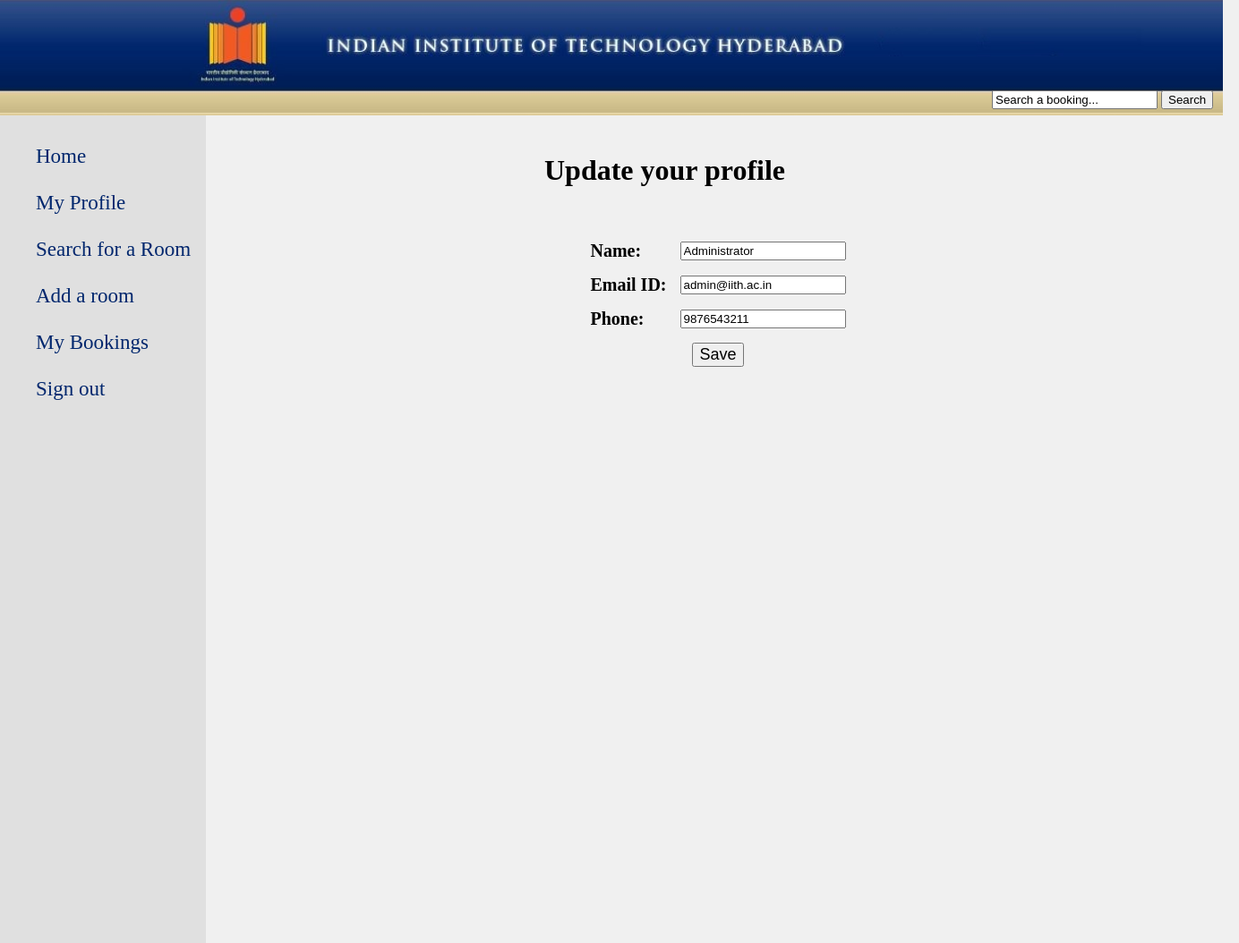
The app's page /edit_profile.php (signed in) with its own data.
### tables this page shows
CREATE TABLE `users` (
  `id` int(11) NOT NULL AUTO_INCREMENT,
  `name` char(30) DEFAULT NULL,
  `password` text,
  `phone` char(20) DEFAULT NULL,
  `email` char(30) DEFAULT NULL,
  `level` char(10) DEFAULT NULL,
  PRIMARY KEY (`id`)
);

### functions.php (called while the page is built, shortened)
<?php
function userDetails($userid)
	{
	$sql="SELECT id, name, phone, email, level FROM users WHERE id={$userid};";
	$result=mysql_query($sql);
	if($row=mysql_fetch_array($result))
		return $row;
	return null;
	}
?>

### edit_profile.php (the view, shortened to what this page needs)
<?php
include_once("functions.php");
if(isset($_POST))
	$user=$_POST;
if(!isset($_POST['update']))
	{
	$user=userDetails($_SESSION['id']);
	}
?>
<html>
	<head>
		<link rel="stylesheet" href="style.css" />
	</head>
	<body>
		<?php
			include("header.php");
			include("navigation.php");
		?>
		<h1 class="heading"><b>Update your profile</b></h1>
		<form id="edit_details" action="edit_profile.php" method="post">
			<center><table id="form_table" border="0" cellspacing="5" cellpadding="5">
				<tr>
					<th>Name:</th>
					<td><input type="text" name="name" value="<?php echo $user['name']; ?>" /></td>
				</tr>
				<tr>
					<th>Email ID:</th>
					<td><input type="email" name="email" value="<?php echo $user['email']; ?>" /></td>
				</tr>
				<tr>
					<th>Phone:</th>
					<td><input type="text" name="phone" value="<?php echo $user['phone']; ?>" /></td>
				</tr>
				<tr>
					<td colspan="2" align="center"><input type="submit" name="update" value="Save" style="font-size:18px"/></td>
				</tr>
			</table>
		</form>
		</div>
	</body>
</html>

### style.css (style rules this page uses)
body { background-color:#f0f0f0; }
.heading { margin-top:50px; margin-left:400px; font-family:"New Times Roman"; color:#000000; }
#form_table { margin-top:50px; font-size:20px; text-align:left; }

### records on screen
users: name "Administrator", email "admin@iith.ac.in", phone "9876543211"
